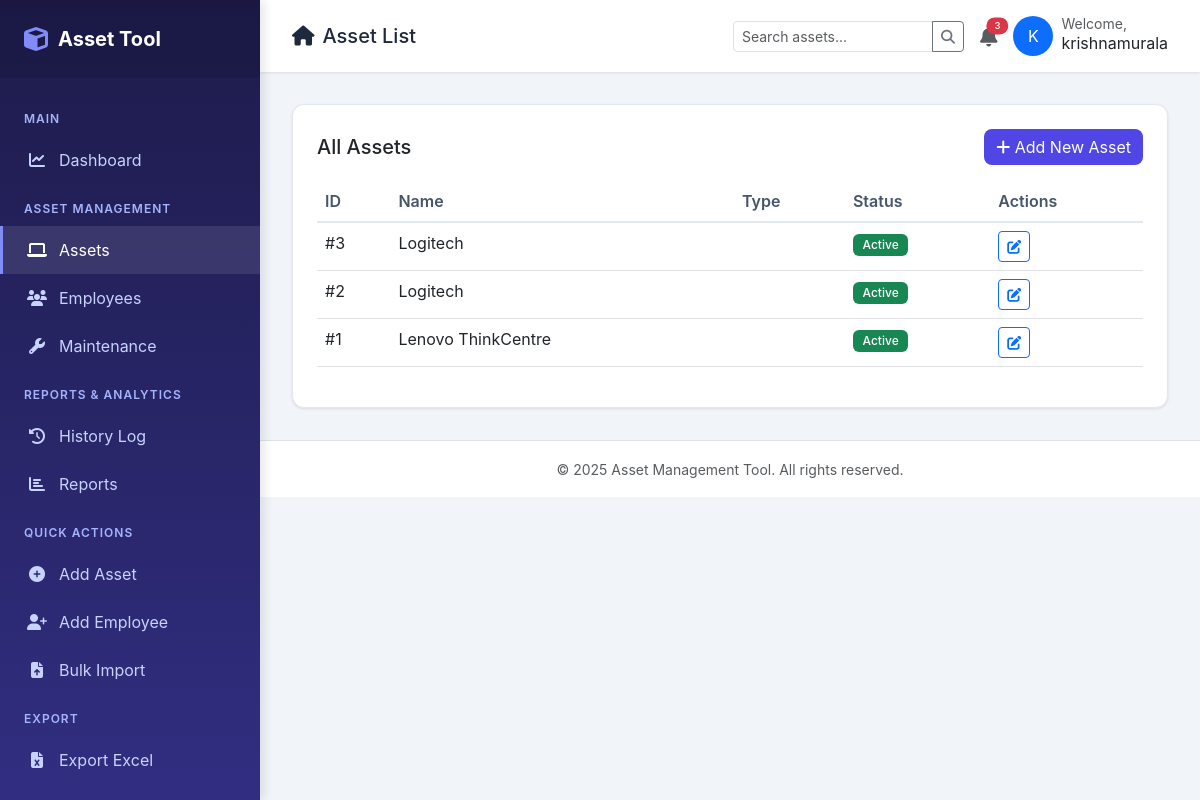
The app's page /app/assets/ (signed in) with its own data.
### assets/models.py (models this page shows, shortened)
class Asset(models.Model):
    STATUS_CHOICES = [
        ('available', 'Available'),
        ('assigned', 'Assigned'),
        ('maintenance', 'Under Maintenance'),
        ('retired', 'Retired'),
        ('lost', 'Lost/Stolen'),
    ]
    CONDITION_CHOICES = [
        ('new', 'New'),
        ('good', 'Good'),
        ('fair', 'Fair'),
        ('poor', 'Poor'),
    ]
    asset_tag = models.CharField(max_length=50, unique=True)
    name = models.CharField(max_length=200)
    description = models.TextField(blank=True, null=True)
    category = models.ForeignKey(Category, on_delete=models.SET_NULL, null=True, blank=True)
    manufacturer = models.CharField(max_length=100, blank=True, null=True)
    model = models.CharField(max_length=100, blank=True, null=True)
    serial_number = models.CharField(max_length=100, blank=True, null=True)
    status = models.CharField(max_length=20, choices=STATUS_CHOICES, default='available')
    condition = models.CharField(max_length=20, choices=CONDITION_CHOICES, default='new')
    location = models.ForeignKey(Location, on_delete=models.SET_NULL, null=True, blank=True)
    assigned_to = models.ForeignKey(Employee, on_delete=models.SET_NULL, null=True, blank=True, related_name='assets')
    assigned_date = models.DateField(blank=True, null=True)
    vendor = models.ForeignKey(Vendor, on_delete=models.SET_NULL, null=True, blank=True)
    purchase_date = models.DateField(blank=True, null=True)
    purchase_cost = models.DecimalField(max_digits=10, decimal_places=2, blank=True, null=True)
    warranty_expiry = models.DateField(blank=True, null=True)
    notes = models.TextField(blank=True, null=True)
    created_by = models.ForeignKey(User, on_delete=models.SET_NULL, null=True, blank=True, related_name='created_assets')
    created_at = models.DateTimeField(auto_now_add=True)
    updated_at = models.DateTimeField(auto_now=True)
    class Meta:
        ordering = ['-created_at']

### assets/views.py (the view, shortened to what this page needs)
# urls.py: path('assets/', views.asset_list, name='asset_list'),
@login_required
def asset_list(request):
    assets = Asset.objects.select_related('category', 'assigned_to', 'location').all()
    search = request.GET.get('search', '')
    status = request.GET.get('status', '')
    if status:
        assets = assets.filter(status=status)
    category = request.GET.get('category', '')
    if category:
        assets = assets.filter(category_id=category)
    location = request.GET.get('location', '')
    if location:
        assets = assets.filter(location_id=location)
    categories = Category.objects.all()
    locations = Location.objects.all()
    context = {
        'assets': assets,
        'categories': categories,
        'locations': locations,
        'search': search,
        'status': status,
        'selected_category': category,
        'selected_location': location,
        'total_count': assets.count(),
    }
    return render(request, 'assets/asset_list.html', context)

### assets/templates/assets/asset_list.html (shortened to what this page needs)
{% extends 'base.html' %}
{% block page_title %}Asset List{% endblock %}
{% block content %}
<div class="table-card">
    <div class="d-flex justify-content-between align-items-center mb-3">
        <h5 class="mb-0">All Assets</h5>
        <a href="/admin/assets/asset/add/" class="btn btn-primary">
            <i class="fas fa-plus"></i> Add New Asset
        </a>
    </div>
    <div class="table-responsive">
        <table class="table table-hover">
            <thead>
                <tr>
                    <th>ID</th>
                    <th>Name</th>
                    <th>Type</th>
                    <th>Status</th>
                    <th>Actions</th>
                </tr>
            </thead>
            <tbody>
                {% for asset in assets %}
                <tr>
                    <td>#{{ asset.id }}</td>
                    <td>{{ asset.name }}</td>
                    <td>{{ asset.asset_type }}</td>
                    <td><span class="badge bg-success">Active</span></td>
                    <td>
                        <a href="/admin/assets/asset/{{ asset.id }}/change/" class="btn btn-sm btn-outline-primary">
                            <i class="fas fa-edit"></i>
                        </a>
                    </td>
                </tr>
                {% endfor %}
            </tbody>
        </table>
    </div>
</div>
{% endblock %}

### assets/templates/base.html (shortened to what this page needs)
<!DOCTYPE html>
<html lang="en">
<head>
    <link href="https://cdn.jsdelivr.net/npm/bootstrap@5.3.0/dist/css/bootstrap.min.css" rel="stylesheet">
    <link rel="stylesheet" href="https://cdnjs.cloudflare.com/ajax/libs/font-awesome/6.4.0/css/all.min.css">
</head>
<body>
    <div class="sidebar" id="sidebar">
        <div class="sidebar-brand">
            <i class="fas fa-cube"></i>
            <span>Asset Tool</span>
        </div>
        <ul class="sidebar-menu">
            <li class="sidebar-menu-title">Main</li>
            <li>
                <a href="{% url 'assets:dashboard' %}" class="{% if request.resolver_match.url_name == 'dashboard' %}active{% endif %}">
                    <i class="fas fa-chart-line"></i> Dashboard
                </a>
            </li>
            <li class="sidebar-menu-title">Asset Management</li>
            <li>
                <a href="{% url 'assets:asset_list' %}" class="{% if 'asset' in request.resolver_match.url_name and 'export' not in request.resolver_match.url_name %}active{% endif %}">
                    <i class="fas fa-laptop"></i> Assets
                </a>
            </li>
            <li>
                <a href="{% url 'assets:employee_list' %}" class="{% if 'employee' in request.resolver_match.url_name %}active{% endif %}">
                    <i class="fas fa-users"></i> Employees
                </a>
            </li>
            <li>
                <a href="{% url 'assets:maintenance_list' %}" class="{% if 'maintenance' in request.resolver_match.url_name %}active{% endif %}">
                    <i class="fas fa-wrench"></i> Maintenance
                </a>
            </li>
            <li class="sidebar-menu-title">Reports & Analytics</li>
            <li>
                <a href="{% url 'assets:history_list' %}" class="{% if 'history' in request.resolver_match.url_name %}active{% endif %}">
                    <i class="fas fa-history"></i> History Log
                </a>
            </li>
            <li>
                <a href="{% url 'assets:reports' %}" class="{% if request.resolver_match.url_name == 'reports' %}active{% endif %}">
                    <i class="fas fa-chart-bar"></i> Reports
                </a>
            </li>
            <li class="sidebar-menu-title">Quick Actions</li>
            <li>
                <a href="/admin/assets/asset/add/">
                    <i class="fas fa-plus-circle"></i> Add Asset
                </a>
            </li>
            <li>
                <a href="/admin/assets/employee/add/">
                    <i class="fas fa-user-plus"></i> Add Employee
                </a>
            </li>
            <li>
                <a href="{% url 'assets:bulk_import' %}" class="{% if 'bulk_import' in request.resolver_match.url_name %}active{% endif %}">
                    <i class="fas fa-file-upload"></i> Bulk Import
                </a>
            </li>
            <li class="sidebar-menu-title">Export</li>
            <li>
                <a href="{% url 'assets:export_assets' %}">
                    <i class="fas fa-file-excel"></i> Export Excel
                </a>
            </li>
            <li>
                <a href="{% url 'assets:generate_all_assets_pdf' %}">
                </a>
            </li>
        </ul>
    </div>
    <div class="main-content">
        <nav class="top-navbar">
            <div class="d-flex align-items-center gap-3">
                <h5 class="mb-0"><i class="fas fa-{% block page_icon %}home{% endblock %} me-2"></i>{% block page_title %}Dashboard{% endblock %}</h5>
            </div>
            <div class="d-flex align-items-center gap-3">
                <form action="{% url 'assets:asset_list' %}" method="get" class="d-none d-md-block">
                    <div class="input-group">
                        <input type="text" name="search" class="form-control form-control-sm" placeholder="Search assets..." style="width: 200px;">
                        <button class="btn btn-sm btn-outline-secondary" type="submit">
                            <i class="fas fa-search"></i>
                        </button>
                    </div>
                </form>
                <div class="dropdown">
                    <a href="#" class="text-muted position-relative" data-bs-toggle="dropdown">
                        <i class="fas fa-bell fa-lg"></i>
                        <span class="position-absolute top-0 start-100 translate-middle badge rounded-pill bg-danger" style="font-size: 0.6rem;">
                            3
                        </span>
                    </a>
                </div>
                <div class="dropdown">
                    <a href="#" class="text-decoration-none text-dark d-flex align-items-center gap-2" data-bs-toggle="dropdown">
                        <div class="bg-primary text-white rounded-circle d-flex align-items-center justify-content-center" style="width: 40px; height: 40px;">
                            {{ request.user.username|slice:":1"|upper }}
                        </div>
                        <div class="d-none d-md-block">
                            <small class="text-muted d-block" style="line-height: 1;">Welcome,</small>
                            <span style="line-height: 1;">{{ request.user.username }}</span>
                        </div>
                    </a>
                </div>
            </div>
        </nav>
        <div class="content-area">
            {% block content %}{% endblock %}
        </div>
        <footer class="text-center py-3 text-muted border-top bg-white mt-auto">
            <small>&copy; {% now "Y" %} Asset Management Tool. All rights reserved.</small>
        </footer>
    </div>
</body>
</html>

### assets/templates/base.html (style rules this page uses)
:root { --primary: #4f46e5; --secondary: #64748b; --success: #10b981; --warning: #f59e0b; --danger: #ef4444; --sidebar-width: 260px; }
body { font-family: 'Inter', -apple-system, BlinkMacSystemFont, sans-serif; background: #f1f5f9; }
.sidebar { position: fixed; top: 0; left: 0; height: 100vh; width: var(--sidebar-width); background: linear-gradient(180deg, #1e1b4b 0%, #312e81 100%); padding: 0; box-shadow: 4px 0 10px rgba(0,0,0,0.1); z-index: 1000; overflow-y: auto; }
.sidebar-brand { color: white; font-size: 1.25rem; font-weight: 700; padding: 1.5rem; background: rgba(0,0,0,0.1); display: flex; align-items: center; gap: 10px; }
.sidebar-brand i { font-size: 1.5rem; color: #818cf8; }
.sidebar-menu { list-style: none; padding: 1rem 0; margin: 0; }
.sidebar-menu-title { color: #a5b4fc; font-size: 0.75rem; font-weight: 600; text-transform: uppercase; letter-spacing: 1px; padding: 1rem 1.5rem 0.5rem; }
.sidebar-menu li a { color: #c7d2fe; text-decoration: none; display: flex; align-items: center; padding: 0.75rem 1.5rem; transition: all 0.3s; border-left: 3px solid transparent; }
.sidebar-menu li a:hover, .sidebar-menu li a.active { background: rgba(255,255,255,0.1); color: white; border-left-color: #818cf8; }
.sidebar-menu li a i { margin-right: 0.75rem; width: 20px; text-align: center; }
.main-content { margin-left: var(--sidebar-width); min-height: 100vh; }
.top-navbar { background: white; padding: 1rem 2rem; box-shadow: 0 1px 3px rgba(0,0,0,0.1); display: flex; justify-content: space-between; align-items: center; position: sticky; top: 0; z-index: 100; }
.top-navbar h5 { margin: 0; color: #1e293b; }
.content-area { padding: 2rem; }
.table-card { background: white; border-radius: 12px; padding: 1.5rem; box-shadow: 0 1px 3px rgba(0,0,0,0.1); border: 1px solid #e2e8f0; }
.btn-primary { background: var(--primary); border: none; border-radius: 8px; }
.badge { font-weight: 500; padding: 0.4em 0.8em; border-radius: 6px; }
.table th { font-weight: 600; color: #475569; border-bottom: 2px solid #e2e8f0; }

### records on screen
Asset: id "3", name "Logitech"
Asset: id "2", name "Logitech"
Asset: id "1", name "Lenovo ThinkCentre"

### other values on screen
{{ request.user.username|slice:":1"|upper }} "K"
{{ request.user.username }} "krishnamurala"
